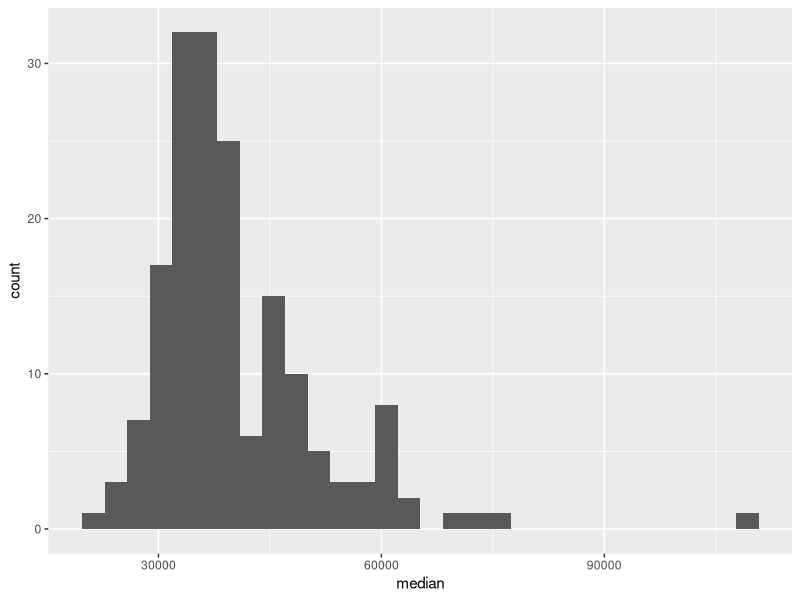
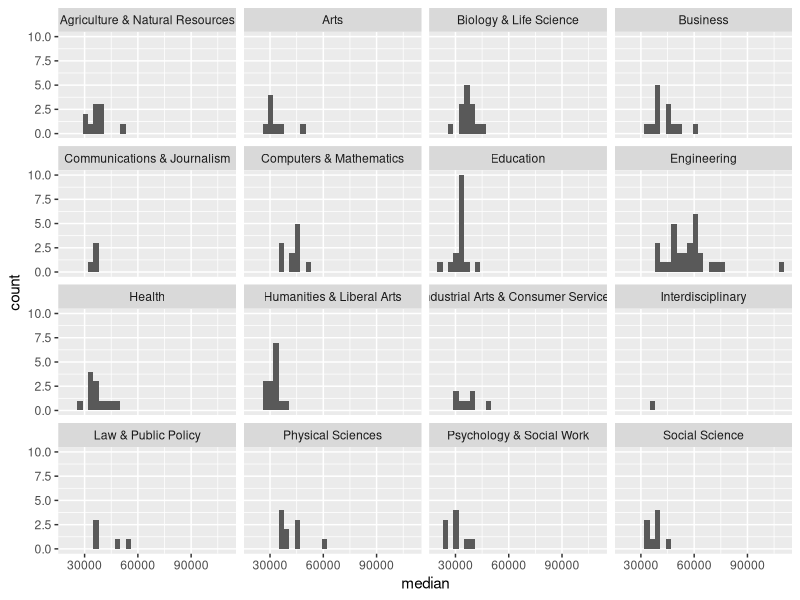

R code for these plots, in order:
## ---- chunk 1
library(tidyverse)
options(
  htmltools.dir.version = FALSE, # for blogdown
  show.signif.stars = FALSE,     # for regression output
  digits = 2
  )
knitr::opts_chunk$set(eval = FALSE)
## ---- chunk 2
college_recent_grads <- read_csv("data/recent-grads.csv")
## ---- chunk 3
glimpse(college_recent_grads)
## ---- chunk 4
college_recent_grads |>
  arrange(unemployment_rate)
## ---- chunk 5
college_recent_grads |>
  arrange(unemployment_rate) |>
  select(rank, major, unemployment_rate)
## ---- chunk 6
college_recent_grads |>
  arrange(unemployment_rate) |>
  select(rank, major, unemployment_rate) |>
  mutate(unemployment_rate = round(unemployment_rate, digits = 4))
## ---- chunk 7
options(digits = 2)
## ---- chunk 8
college_recent_grads |>
  arrange(desc(unemployment_rate)) |>
  select(rank, major, unemployment_rate)
## ---- chunk 9
ggplot(data = college_recent_grads, mapping = aes(x = median)) +
  geom_histogram()
## ---- chunk 10
college_recent_grads |>
  summarise(min = min(median), max = max(median),
            mean = mean(median), med = median(median),
            sd = sd(median), 
            q1 = quantile(median, probs = 0.25),
            q3 = quantile(median, probs = 0.75))
## ---- chunk 11
ggplot(data = college_recent_grads, mapping = aes(x = median)) +
  geom_histogram() +
  facet_wrap( ~ major_category, ncol = 4)
## ---- chunk 12
college_recent_grads |>
  count(major_category)
## ---- chunk 13
stem_categories <- c("Biology & Life Science",
                     "Computers & Mathematics",
                     "Engineering",
                     "Physical Sciences")
## ---- chunk 14
college_recent_grads <- college_recent_grads |>
  mutate(major_type = ifelse(major_category %in% stem_categories, "stem", "not stem"))
## ---- chunk 15
college_recent_grads |>
  filter(
    major_type == "stem",
    median < 36000
  )
